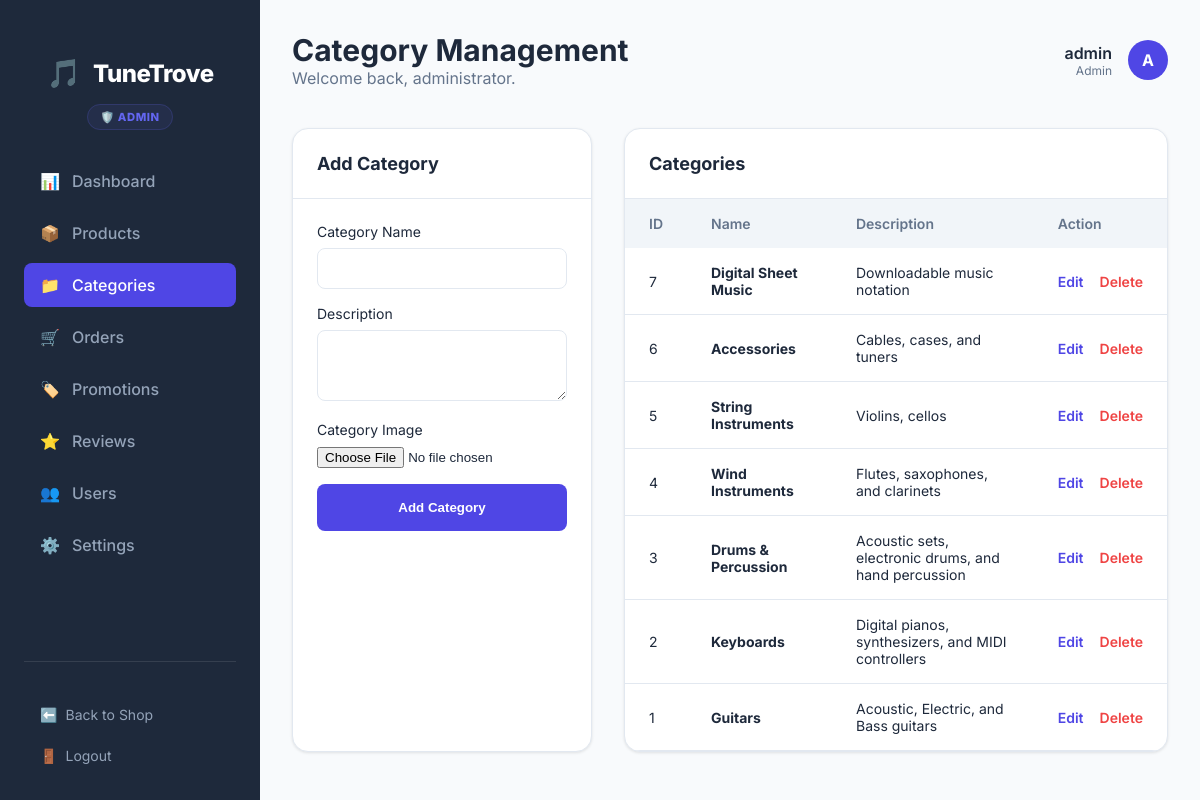
Screenshot of /admin/categories.php (signed in) with the database file from the repository.
### tables this page shows
CREATE TABLE `categories` (
  `id` int(11) NOT NULL AUTO_INCREMENT,
  `name` varchar(100) NOT NULL,
  `parent_id` int(11) DEFAULT NULL,
  `description` text DEFAULT NULL,
  `image_url` varchar(255) DEFAULT NULL,
  PRIMARY KEY (`id`),
  KEY `parent_id` (`parent_id`),
  CONSTRAINT `categories_ibfk_1` FOREIGN KEY (`parent_id`) REFERENCES `categories` (`id`) ON DELETE SET NULL
);

### admin/categories.php (the view, shortened to what this page needs)
<?php
require_once 'includes/admin-header.php';
$stmt = $pdo->query("SELECT * FROM categories ORDER BY id DESC");
$categories = $stmt->fetchAll();
?>
        <div style="display: flex; gap: 2rem; flex-wrap: wrap;">
            <div class="content-card" style="flex: 1; min-width: 300px;">
                <div class="card-header"><h3 class="card-title">Add Category</h3></div>
                <div style="padding: 1.5rem;">
                    <form method="POST" enctype="multipart/form-data" style="display: grid; gap: 1rem;">
                        <div>
                            <label style="display: block; font-size: 0.875rem; margin-bottom: 0.5rem;">Category Name</label>
                            <input type="text" name="name" required style="width: 100%; padding: 0.75rem; border: 1px solid var(--admin-border); border-radius: 0.5rem;">
                        </div>
                        <div>
                            <label style="display: block; font-size: 0.875rem; margin-bottom: 0.5rem;">Description</label>
                            <textarea name="description" rows="3" style="width: 100%; padding: 0.75rem; border: 1px solid var(--admin-border); border-radius: 0.5rem;"></textarea>
                        </div>
                        <div>
                            <label style="display: block; font-size: 0.875rem; margin-bottom: 0.5rem;">Category Image</label>
                            <input type="file" name="image" accept="image/*" style="width: 100%;">
                        </div>
                        <button type="submit" name="add_category" style="background: var(--admin-primary); color: white; border: none; padding: 1rem; border-radius: 0.5rem; font-weight:600; cursor:pointer;">Add Category</button>
                    </form>
                </div>
            </div>
            <div class="content-card" style="flex: 2; min-width: 400px;">
                <div class="card-header"><h3 class="card-title">Categories</h3></div>
                <table class="admin-table">
                    <thead>
                        <tr>
                            <th>ID</th>
                            <th>Name</th>
                            <th>Description</th>
                            <th>Action</th>
                        </tr>
                    </thead>
                    <tbody>
                        <?php foreach ($categories as $cat): ?>
                            <tr>
                                <td><?php echo $cat['id']; ?></td>
                                <td><strong><?php echo htmlspecialchars($cat['name']); ?></strong></td>
                                <td><?php echo htmlspecialchars($cat['description']); ?></td>
                                <td>
                                    <div style="display: flex; gap: 1rem;">
                                        <a href="edit_category.php?id=<?php echo $cat['id']; ?>" style="color: var(--admin-primary); text-decoration: none; font-weight: 600;">Edit</a>
                                        <a href="?delete=<?php echo $cat['id']; ?>" onclick="return confirm('Are you sure you want to delete this category?')" style="color: var(--admin-danger); text-decoration: none; font-weight: 600;">Delete</a>
                                    </div>
                                </td>
                            </tr>
                        <?php endforeach; ?>
                    </tbody>
                </table>
            </div>
        </div>
    </main>
</body>
</html>

### admin/assets/css/admin-ui.css (style rules this page uses)
:root { --admin-primary: #4f46e5; --admin-primary-dark: #4338ca; --admin-secondary: #0f172a; --admin-bg: #f8fafc; --admin-sidebar-bg: #1e293b; --admin-sidebar-text: #94a3b8; --admin-sidebar-active: #ffffff; --admin-card-bg: #ffffff; --admin-text: #1e293b; --admin-text-muted: #64748b; --admin-border: #e2e8f0; --admin-success: #10b981; --admin-warning: #f59e0b; --admin-danger: #ef4444; --font-sans: 'Inter', system-ui, -apple-system, sans-serif; }
* { margin: 0; padding: 0; box-sizing: border-box; }
body { font-family: var(--font-sans); background-color: var(--admin-bg); color: var(--admin-text); display: flex; min-height: 100vh; }
.content-card { background: var(--admin-card-bg); border-radius: 1rem; box-shadow: 0 1px 3px rgba(0, 0, 0, 0.1); border: 1px solid var(--admin-border); overflow: hidden; }
.card-header { padding: 1.5rem; border-bottom: 1px solid var(--admin-border); display: flex; justify-content: space-between; align-items: center; }
.card-title { font-weight: 700; font-size: 1.125rem; }
.admin-table { width: 100%; border-collapse: collapse; }
.admin-table th { text-align: left; padding: 1rem 1.5rem; background: #f1f5f9; font-weight: 600; font-size: 0.875rem; color: var(--admin-text-muted); }
.admin-table td { padding: 1rem 1.5rem; border-bottom: 1px solid var(--admin-border); font-size: 0.875rem; }

### rows the page displays
categories: id "7", name "Digital Sheet Music", description "Downloadable music notation"
categories: id "6", name "Accessories", description "Cables, cases, and tuners"
categories: id "5", name "String Instruments", description "Violins, cellos"
categories: id "4", name "Wind Instruments", description "Flutes, saxophones, and clarinets"
categories: id "3", name "Drums & Percussion", description "Acoustic sets, electronic drums, and hand percussion"
categories: id "2", name "Keyboards", description "Digital pianos, synthesizers, and MIDI controllers"
categories: id "1", name "Guitars", description "Acoustic, Electric, and Bass guitars"

### other values shown
$role_label "🛡️ ADMIN"
$_SESSION['username'] "admin"
$_SESSION['user_role'] "Admin"
substr($_SESSION['username'] ?? 'A', 0, 1) "A"
